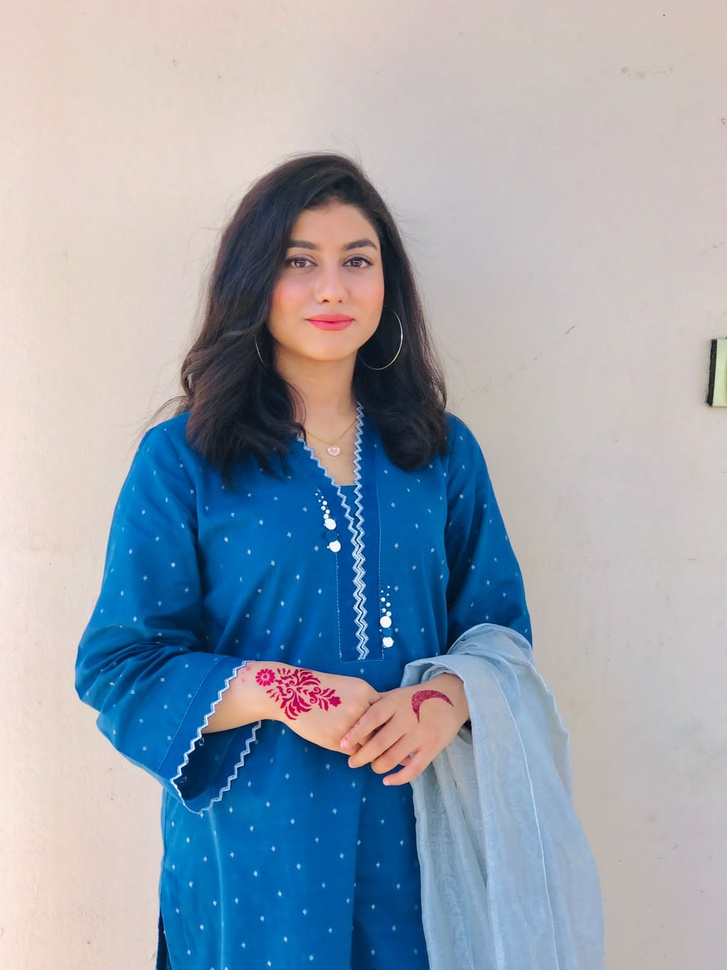
%> input picture WhatsApp Image 2024-03-16 at 2.15.45 PM.jpeg, 727 x 970 px, shrunk from 1200 x 1600 before the run
$ octave --eval "Filters('WhatsApp Image 2024-03-16 at 2.15.45 PM.jpeg');"   (GNU Octave 9; MATLAB toolbox functions it lacks are replaced by stand-ins)
%> lines starting %> are read from the running program, lines starting %| are printed output that depends on the picture
% Filter Motion Blur
function Filters(filename)

originalImage = imread(filename);
%> originalImage is the input picture: size 970x727x3 uint8; mean R, G, B 152.5, 162.4, 175.3
myFilter1 = 1/9*eye(100);
Image = rgb2gray(originalImage);
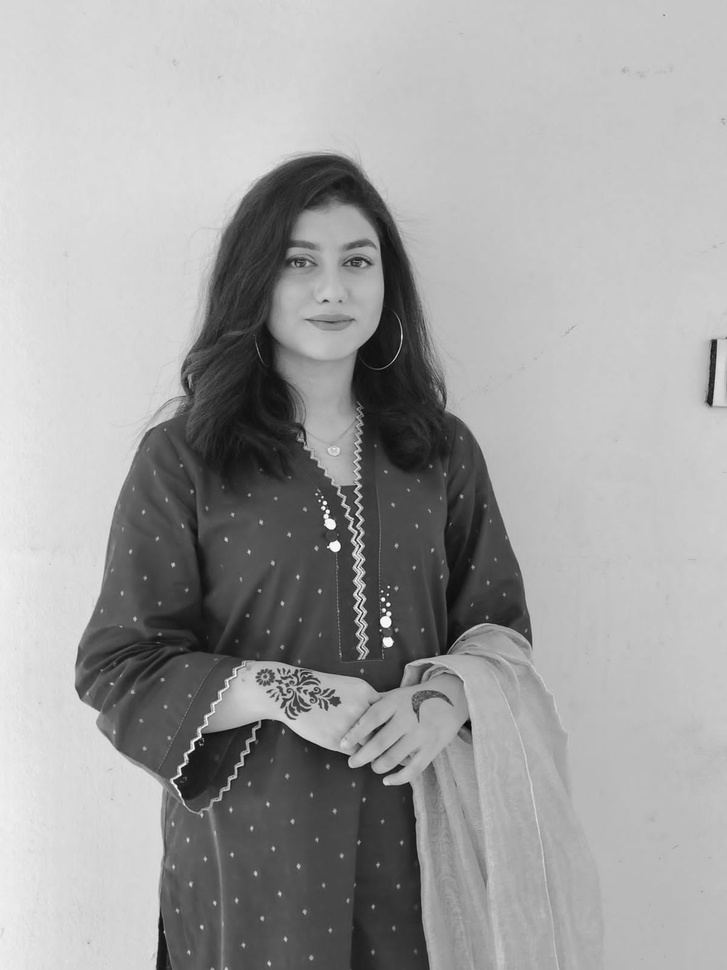
%> Image: size 970x727 uint8; min 3, max 253, mean 160.9
filteredImage = imfilter(double(Image),myFilter1);
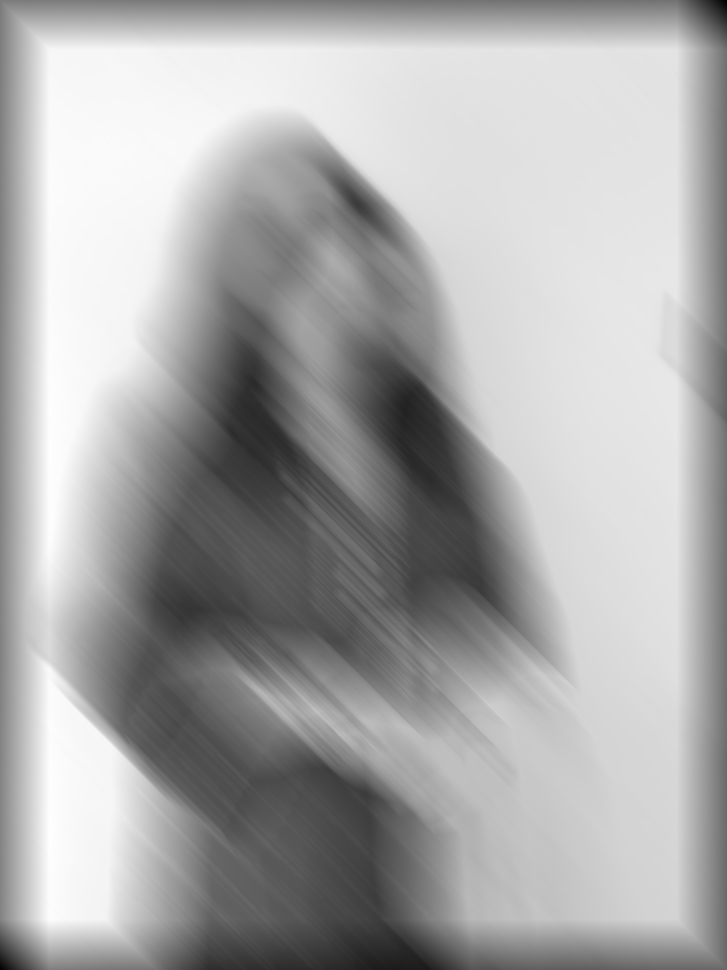
%> filteredImage: size 970x727 double; min 22.11, max 2477.7, mean 1659.4; drawn with min black and max white
figure; imshow(filteredImage);
